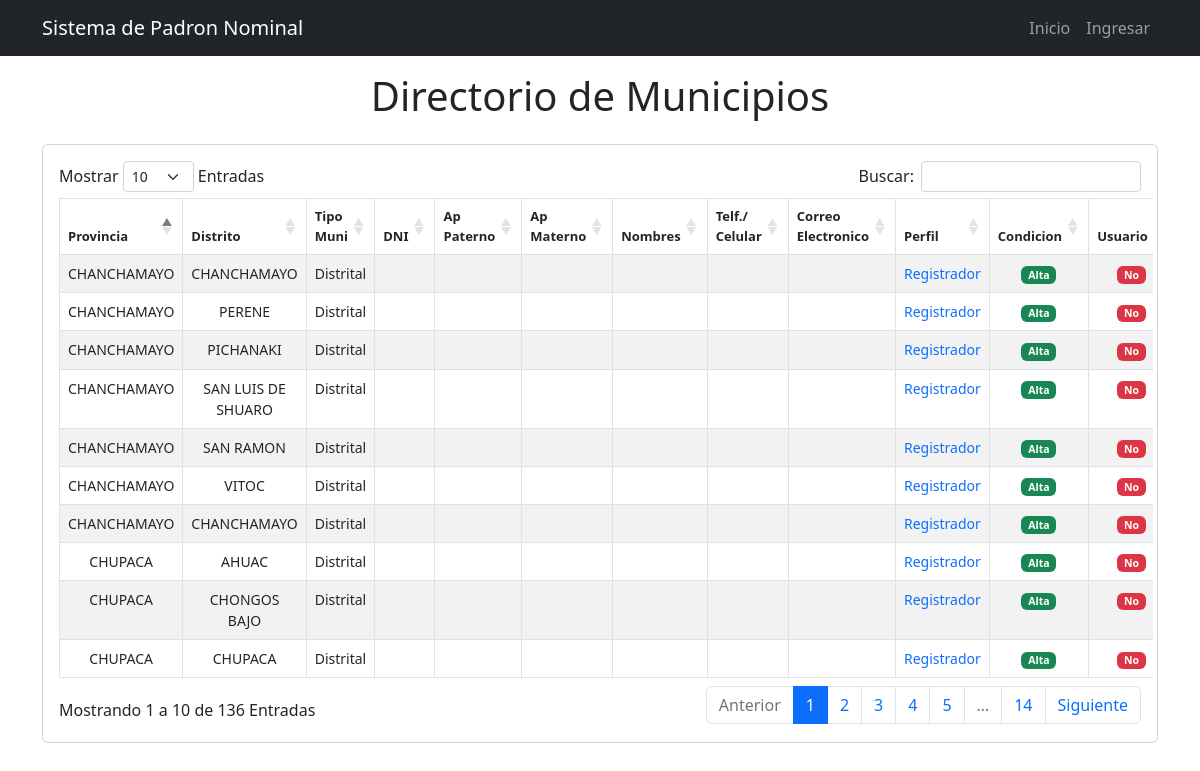
The app's page /frontend_filiacion/ with its own data.
### filiacion/models.py (models this page shows, shortened)
class Filiacion(models.Model):
    TIPO_MUNICIPALIDAD = [
                ('Provincial', 'Provincial'),
                ('Distrital', 'Distrital'),
            ]
    PERFIL = [
                ('Consultor', 'Consultor'),
                ('Registrador', 'Registrador'),
            ]
    CONDICION = [
                    ('Alta', 'Alta'),
                    ('Baja', 'Baja'),
                ]
    CUENTA_USUARIO = [
                    ('Si', 'Si'),
                    ('No', 'No'),
                    ('Espera respuesta MINSA', 'Espera respuesta MINSA'),
                ]
    provincia = models.CharField(max_length=100,null=True, blank=True)
    distrito = models.CharField(max_length=100,null=True, blank=True)
    tipo_municipalidad = models.CharField(choices=TIPO_MUNICIPALIDAD, max_length=100, null=True, blank=True)
    documento_identidad = models.CharField(max_length=100,null=True, blank=True)
    apellido_paterno = models.CharField(max_length=100,null=True, blank=True)
    apellido_materno = models.CharField(max_length=200,null=True, blank=True)
    nombres = models.CharField(max_length=200,null=True, blank=True)
    telefono = models.CharField(max_length=200,null=True, blank=True)
    correo_electronico = models.CharField(max_length=200,null=True, blank=True)
    perfil = models.CharField(choices=PERFIL,max_length=100,null=True, blank=True)
    condicion = models.CharField(choices=CONDICION,max_length=100,null=True, blank=True)
    cuenta_usuario = models.CharField(choices=CUENTA_USUARIO,max_length=100,null=True, blank=True)
    contraseña_usuario = models.CharField(max_length=100,null=True, blank=True)
    req_formato = models.FileField(upload_to="filiacion/formato/",null=True, blank=True)
    dateTimeOfUpload_req_formato = models.DateTimeField(auto_now = True,null=True, blank=True)
    req_generales_excel = models.FileField(upload_to="filiacion/excel/",null=True, blank=True)
    dateTimeOfUpload_generales_excel = models.DateTimeField(auto_now = True,null=True, blank=True)

### filiacion/views.py (the view)
# urls.py: path('frontend_filiacion/', views.frontend_filiacion, name='frontend_filiacion'),
def frontend_filiacion(request):
    filiaciones = Filiacion.objects.all()
    context = {
            'filiaciones': filiaciones,
            }
    return render(request, 'frontend/filiacion.html', context)

### filiacion/templates/frontend/filiacion.html
{% extends 'base.html' %}
{% block content %}
<main class="container">
  <div class="display-1 text-center py-3">
    <h1>Directorio de Municipios</h1>
  </div>
<section class="card card-body">
  <div class="row">
    <div class="table-responsive">
      <table id="table_padron_municipal_frontend" class="table table-bordered table-hover table-striped">
        <thead class="text-center" style="font-size: 13px;">
          <tr>
            <th>Provincia</th>
            <th>Distrito</th>
            <th>Tipo Muni</th>
            <th>DNI</th>
            <th>Ap Paterno</th>
            <th>Ap Materno</th>
            <th>Nombres</th>
            <th>Telf./ Celular</th>
            <th>Correo Electronico</th>
            <th>Perfil</th>
            <th>Condicion</th>
            <th>Usuario</th>
          </tr>
        </thead>
        <tbody class="text-center" style="font-size: 14px;">
          {% for filiacion in filiaciones %}
              <tr>
                <td>{{ filiacion.provincia }}</td>
                <td>{{ filiacion.distrito }}</td>
                <td>{{ filiacion.tipo_municipalidad }}</td>
                <td class="text-primary">{{ filiacion.documento_identidad }}</td>
                <td class="text-primary">{{ filiacion.apellido_paterno }}</td>
                <td class="text-primary">{{ filiacion.apellido_materno }}</td>
                <td class="text-primary">{{ filiacion.nombres }}</td>
                <td class="text-primary">{{ filiacion.telefono }}</td>
                <td class="text-primary">{{ filiacion.correo_electronico }}</td>
                <td class="text-primary">{{ filiacion.perfil }}</td>
                {% if filiacion.condicion == "Alta" %}
                <td>
                  <span class="badge bg-success">{{ filiacion.condicion }}</span>
                </td>
                {% else %}
                <td>
                  <span class="badge bg-danger">{{ filiacion.condicion }}</span>
                </td>
                {% endif %}
                {% if filiacion.cuenta_usuario == "Si" %}
                <td>
                  <span class="badge bg-success">{{ filiacion.cuenta_usuario }}</span>
                </td>
                {% else %}
                <td>
                  <span class="badge bg-danger">{{ filiacion.cuenta_usuario }}</span>
                </td>
                {% endif %}
              </tr>
            {% endfor %}
        </tbody>
      </table>
    </div>
  </div>
</section>
</main>
{% endblock %}

### records on screen
Filiacion: provincia "CHANCHAMAYO", distrito "CHANCHAMAYO", tipo_municipalidad "Distrital", perfil "Registrador", condicion "Alta", cuenta_usuario "No"
Filiacion: provincia "CHANCHAMAYO", distrito "PERENE", tipo_municipalidad "Distrital", perfil "Registrador", condicion "Alta", cuenta_usuario "No"
Filiacion: provincia "CHANCHAMAYO", distrito "PICHANAKI", tipo_municipalidad "Distrital", perfil "Registrador", condicion "Alta", cuenta_usuario "No"
Filiacion: provincia "CHANCHAMAYO", distrito "SAN LUIS DE SHUARO", tipo_municipalidad "Distrital", perfil "Registrador", condicion "Alta", cuenta_usuario "No"
Filiacion: provincia "CHANCHAMAYO", distrito "SAN RAMON", tipo_municipalidad "Distrital", perfil "Registrador", condicion "Alta", cuenta_usuario "No"
Filiacion: provincia "CHANCHAMAYO", distrito "VITOC", tipo_municipalidad "Distrital", perfil "Registrador", condicion "Alta", cuenta_usuario "No"
Filiacion: provincia "CHUPACA", distrito "AHUAC", tipo_municipalidad "Distrital", perfil "Registrador", condicion "Alta", cuenta_usuario "No"
Filiacion: provincia "CHUPACA", distrito "CHONGOS BAJO", tipo_municipalidad "Distrital", perfil "Registrador", condicion "Alta", cuenta_usuario "No"
Filiacion: provincia "CHUPACA", distrito "CHUPACA", tipo_municipalidad "Distrital", perfil "Registrador", condicion "Alta", cuenta_usuario "No"
Filiacion: provincia "CHANCHAMAYO", distrito "CHANCHAMAYO", tipo_municipalidad "Distrital", perfil "Registrador", condicion "Alta", cuenta_usuario "No"
